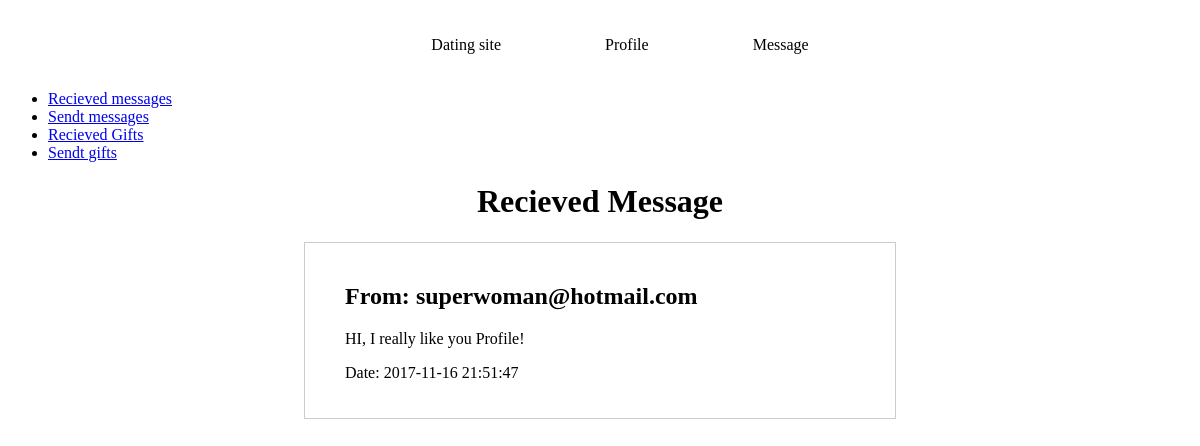
The app's page /recievedMessage.php with its own data.
### tables this page shows
CREATE TABLE `message` (
  `id` int(11) NOT NULL,
  `messageText` text NOT NULL,
  `date` timestamp NOT NULL DEFAULT CURRENT_TIMESTAMP,
  `userEmail` varchar(100) NOT NULL,
  `sender_userEmail` varchar(100) NOT NULL
);

### recievedMessage.php (the view, shortened to what this page needs)
<?php
include 'include/head.php';
include 'include/database.php';
include 'include/footer.php';
include 'include/messageMenu.php';
$messages = $conn->query('SELECT * FROM message')->fetchAll();
?><h1>Recieved Message</h1><?php
foreach ($messages as $message) {
  if ($message['sender_userEmail'] !== 'iceman@gmail.com'){
  ?>
  <section class="message">
    <h2>From: <?php echo $message['sender_userEmail']; ?></h2>
    <p><?php echo $message['messageText']; ?></p>
    <p>Date: <?php echo $message['date']; ?></p>
  </section>
  <?php
}
}
 ?>

### records on screen
message: sender_userEmail "superwoman@hotmail.com", messageText "HI, I really like you Profile!", date "2017-11-16 21:51:47"
